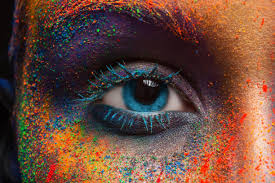
#> input picture reducao-dimensionalidade/teste.jpeg, 275 x 183 px
$ python machine-converte-images.py ./teste.jpeg --save
#> lines starting #> are read from the running program, lines starting #| are printed output that depends on the picture; after the words box and inside, x2 and y2 are one past the last pixel; in counts of white or black regions, pixels touching at a corner belong together
#!/usr/bin/env python3
# -*- coding: utf-8 -*-
"""
Lê uma imagem de QUALQUER formato suportado pelo OpenCV, converte para uma
matriz RGB, depois:
  1) RGB -> GRAY (tons de cinza) com luminância BT.601 (na raça)
  2) GRAY -> PB (preto e branco) por limiar (Otsu automático ou manual)

Exibe as três versões (original, cinza e PB) em janelas.

Uso:
    python .\machine-converte-images.py .\teste.jpeg --save

- --save: grava 'saida_gray.png' e 'saida_bw.png'
- --manual-threshold N: usa limiar fixo (0..255) em vez de Otsu
"""

import argparse
from typing import List, Tuple
import cv2 as cv
import numpy as np

RGB = Tuple[int, int, int]                 # tupla (R,G,B) 0..255
RGBMatrix = List[List[RGB]]                # matriz [linhas][colunas] de RGB
GrayMatrix = List[List[int]]               # matriz 0..255
BWMatrix = List[List[int]]                 # matriz 0 ou 255

# ---------------------------------------------------------------------
# 1) Ler imagem e transformar em MATRIZ RGB (sem usar conversores prontos)
# ---------------------------------------------------------------------
def read_image_to_rgb_matrix(path: str) -> Tuple[RGBMatrix, int, int]:
    """
    Lê arquivo com OpenCV (BGR) e converte para matriz RGB (lista de listas).
    Não usa cvtColor; fazemos a troca de canais manualmente.
    Retorna (matriz_rgb, altura, largura).
    """
    img_bgr = cv.imread(path, cv.IMREAD_UNCHANGED)
    if img_bgr is None:
        raise ValueError(f"Não foi possível abrir a imagem: {path}")

    # Se tiver alfa (4 canais), descartamos o alfa só para simplificar
    if img_bgr.ndim == 3 and img_bgr.shape[2] == 4:
        img_bgr = img_bgr[:, :, :3]

    # Se for grayscale já (1 canal), expandimos para RGB duplicando
    if img_bgr.ndim == 2:
        img_bgr = np.stack([img_bgr, img_bgr, img_bgr], axis=2)

    h, w, _ = img_bgr.shape

    # Constrói a matriz RGB como lista de listas de tuplas (R,G,B)
    rgb_matrix: RGBMatrix = []
    for y in range(h):
        row: List[RGB] = []
        for x in range(w):
            b, g, r = img_bgr[y, x]          # OpenCV entrega BGR
            row.append((int(r), int(g), int(b)))
        rgb_matrix.append(row)
    return rgb_matrix, h, w

# ---------------------------------------------------------------------
# 2) RGB -> GRAY (na raça)
#    Fórmula de luminância (ITU-R BT.601): Y = 0.299 R + 0.587 G + 0.114 B
# ---------------------------------------------------------------------
def rgb_to_gray(rgb: RGBMatrix, h: int, w: int) -> GrayMatrix:
    gray: GrayMatrix = [[0]*w for _ in range(h)]
    for y in range(h):
        row_rgb = rgb[y]
        row_g = gray[y]
        for x in range(w):
            r, g, b = row_rgb[x]
            yv = int(round(0.299*r + 0.587*g + 0.114*b))
            # clamp por segurança
            if yv < 0: yv = 0
            if yv > 255: yv = 255
            row_g[x] = yv
    return gray

# ---------------------------------------------------------------------
# 3) Limite por Otsu (na raça)
#    Calcula histograma [0..255] e escolhe o threshold que maximiza a
#    variância entre classes.
# ---------------------------------------------------------------------
def otsu_threshold(gray: GrayMatrix, h: int, w: int) -> int:
    hist = [0]*256
    for y in range(h):
        for x in range(w):
            hist[gray[y][x]] += 1

    total = h * w
    sum_total = sum(i * hist[i] for i in range(256))
    sum_b = 0
    w_b = 0
    max_between = -1.0
    t_best = 0

    for t in range(256):
        w_b += hist[t]
        if w_b == 0:
            continue
        w_f = total - w_b
        if w_f == 0:
            break
        sum_b += t * hist[t]
        m_b = sum_b / w_b
        m_f = (sum_total - sum_b) / w_f
        between = w_b * w_f * (m_b - m_f) ** 2
        if between > max_between:
            max_between = between
            t_best = t
    return t_best

# ---------------------------------------------------------------------
# 4) GRAY -> PB (na raça): saída 0 ou 255
# ---------------------------------------------------------------------
def gray_to_bw(gray: GrayMatrix, h: int, w: int, threshold: int) -> BWMatrix:
    bw: BWMatrix = [[0]*w for _ in range(h)]
    for y in range(h):
        row_g = gray[y]
        row_b = bw[y]
        for x in range(w):
            row_b[x] = 0 if row_g[x] > threshold else 255
            # (convencionei: > limiar => branco (0), <= limiar => preto (255))
            # Se preferir ao contrário, troque a ordem acima.
    return bw

# ---------------------------------------------------------------------
# 5) Helpers para exibir/salvar com OpenCV (somente I/O/janela)
# ---------------------------------------------------------------------
def rgb_matrix_to_numpy(rgb: RGBMatrix, h: int, w: int) -> np.ndarray:
    """Converte a matriz RGB (listas) para np.ndarray uint8 (H,W,3) em BGR p/ OpenCV."""
    # Monta array RGB:
    arr = np.zeros((h, w, 3), dtype=np.uint8)
    for y in range(h):
        for x in range(w):
            r, g, b = rgb[y][x]
            arr[y, x, 0] = b
            arr[y, x, 1] = g
            arr[y, x, 2] = r
    return arr  # BGR para OpenCV

def gray_matrix_to_numpy(gray: GrayMatrix, h: int, w: int) -> np.ndarray:
    arr = np.zeros((h, w), dtype=np.uint8)
    for y in range(h):
        for x in range(w):
            arr[y, x] = gray[y][x]
    return arr

def bw_matrix_to_numpy(bw: BWMatrix, h: int, w: int) -> np.ndarray:
    arr = np.zeros((h, w), dtype=np.uint8)
    for y in range(h):
        for x in range(w):
            arr[y, x] = bw[y][x]
    return arr

# ---------------------------------------------------------------------
def main():
    ap = argparse.ArgumentParser()
    ap.add_argument("image", help="caminho da imagem de entrada (jpg, png, bmp, tiff, webp...)")
    ap.add_argument("--save", action="store_true", help="salva saida_gray.png e saida_bw.png")
    ap.add_argument("--manual-threshold", type=int, default=None,
                    help="limiar manual 0..255 (se omitido, usa Otsu)")
    args = ap.parse_args()

    # 1) Lê e vira matriz RGB
    rgb, h, w = read_image_to_rgb_matrix(args.image)
#> in read_image_to_rgb_matrix, img_bgr is the input picture: shape (183, 275, 3); mean B, G, R 59.9, 72.9, 106.2
#> after the loop in read_image_to_rgb_matrix, `for y in range(h):`: rgb_matrix = 183 items
#> rgb = 183 items; h = 183; w = 275
    print(f"Imagem carregada: {w}x{h}")
#| Imagem carregada: 275x183

    # 2) RGB -> cinza (na raça)
    gray = rgb_to_gray(rgb, h, w)
#> in rgb_to_gray, `gray: GrayMatrix = [[0]*w for _ in range(h)]`: gray = 183 items
#> gray = 183 items

    # 3) Threshold
    if args.manual_threshold is None:
        thr = otsu_threshold(gray, h, w)
#> in otsu_threshold, `total = h * w`: total = 50325
#> the loop in otsu_threshold, `for t in range(256):` made 239 passes
#> (w_f, m_f, max_between) on passes 1 to 12: (50319, 81.36, 2e+09), (50303, 81.39, 7.2e+09), (50282, 81.42, 1.39e+10), (50192, 81.56, 4.18e+10), (50130, 81.66, 6.06e+10), (50053, 81.78, 8.33e+10), (49944, 81.94, 1.15e+11), (49820, 82.13, 1.5e+11), (49629, 82.41, 2.03e+11), (49041, 83.29, 3.64e+11), (48812, 83.64, 4.26e+11), (48520, 84.07, 5.04e+11)
#> w_f on pass 82: 22869
        print(f"Limiar por Otsu: {thr}")
#| Limiar por Otsu: 88
    else:
        thr = args.manual_threshold
        if thr < 0 or thr > 255:
            raise ValueError("manual-threshold deve estar entre 0 e 255.")
        print(f"Limiar manual: {thr}")

    # 4) Cinza -> PB (na raça)
    bw = gray_to_bw(gray, h, w, thr)

    # 5) Exibição (somente janela/I-O via OpenCV)
    img_bgr = rgb_matrix_to_numpy(rgb, h, w)
    img_gray = gray_matrix_to_numpy(gray, h, w)
#> after the loop in gray_matrix_to_numpy, `for y in range(h):`:
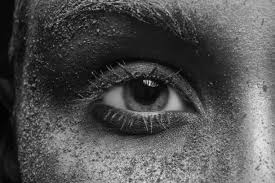
#> arr: shape (183, 275); min 0, max 238, mean 81.4
    img_bw = bw_matrix_to_numpy(bw, h, w)
#> after the loop in bw_matrix_to_numpy, `for y in range(h):`:
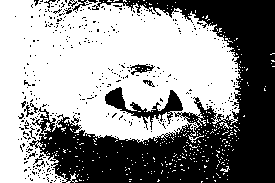
#> arr: shape (183, 275); 58% white; 384 black regions (370 under 20 px), largest, box (x1, y1, x2, y2) and area: (29, 0, 275, 183) 18799, (105, 87, 183, 130) 956, (130, 64, 155, 75) 126

    cv.imshow("Original (RGB)", img_bgr)
    cv.imshow("Tons de Cinza (manual)", img_gray)
    cv.imshow("Preto e Branco (manual)", img_bw)
    print("Pressione qualquer tecla na janela para fechar...")
    cv.waitKey(0)
    cv.destroyAllWindows()

    # 6) Salvar (opcional)
    if args.save:
        cv.imwrite("saida_gray.png", img_gray)
        cv.imwrite("saida_bw.png", img_bw)
        print("Arquivos salvos: saida_gray.png, saida_bw.png")

if __name__ == "__main__":
    main()
